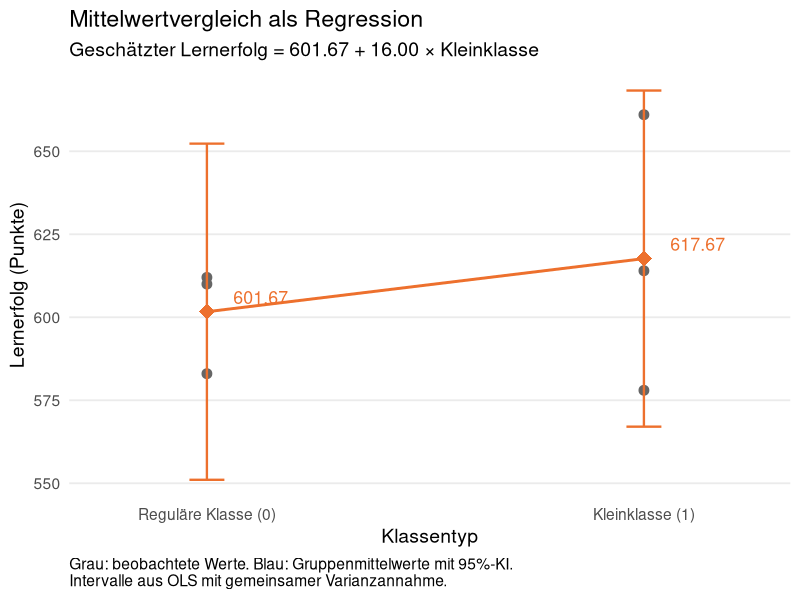
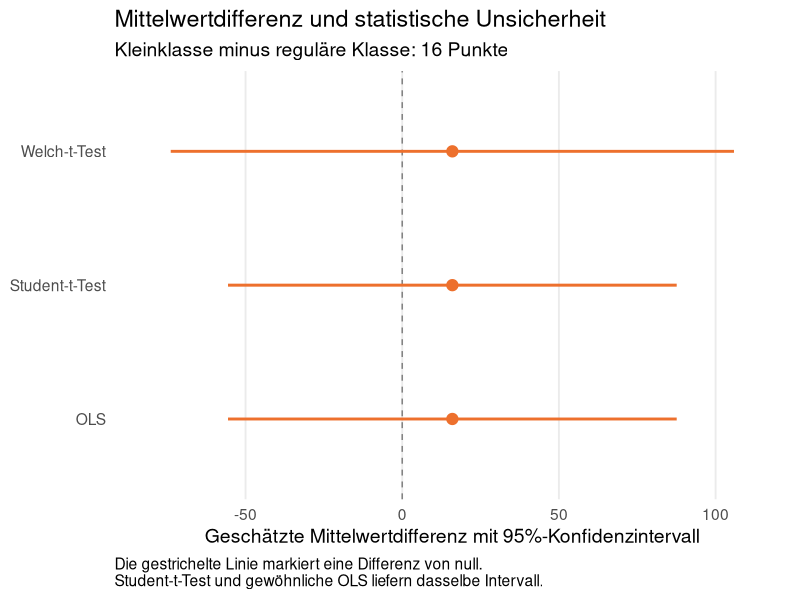

Reproduce these figures in R, in order.
# Title: Sitzung 10 - Kausalinferenz
# Author: Stefan Höller, stefan.hoeller@uni-mannheim.de
# Date: 10.11.2026

# 1. Daten eingeben --------------------------------------------------------

star <- data.frame(
  i = 1:6,
  Kleinklasse = c(1, 0, 0, 1, 1, 0),
  Lernerfolg = c(578, 612, 583, 661, 614, 610),
  Y1 = c(578, NA, NA, 661, 614, NA),
  Y0 = c(NA, 612, 583, NA, NA, 610)
)

# Kleinklasse: 1 = Kleinklasse, 0 = reguläre Klasse
# Y1: potenzieller Lernerfolg bei Zuweisung zur Kleinklasse
# Y0: potenzieller Lernerfolg bei Zuweisung zur regulären Klasse

star


# 2. Mittelwerte vergleichen ----------------------------------------------

# Beobachtete Ergebnisse nach Gruppe
klein <- star$Y1
regulaer <- star$Y0

mean(klein, na.rm = TRUE)         # 617.67
mean(regulaer, na.rm = TRUE)      # 601.67

# Difference-in-Means: Kleinklasse minus reguläre Klasse
differenz <- mean(klein, na.rm = TRUE) - mean(regulaer, na.rm = TRUE)  
differenz                         # 16 Punkte

# Übersicht nach Gruppe
aggregate(Lernerfolg ~ Kleinklasse, data = star, FUN = mean)


# 3. t-Test für unabhängige Gruppen ----------------------------------------

# H0: Die Mittelwerte beider Gruppen sind gleich.
# H1: Die Mittelwerte unterscheiden sich.
#
# Reihenfolge x, y: Kleinklasse minus reguläre Klasse.
# Welch-Test: keine Annahme gleicher Gruppenvarianzen.

test_welch <- t.test(
  x = klein,
  y = regulaer,
  alternative = "two.sided",
  conf.level = 0.95
)

test_welch

test_welch$statistic              # t-Wert = 0.621 Standard Errors
test_welch$parameter              # Degrees of Freedom
test_welch$p.value                # p-Wert
test_welch$conf.int               # 95%-KI der Mittelwertdifferenz


# 4. Mittelwertvergleich als lineare Regression ----------------------------

# Lernerfolg_i = alpha + beta * Kleinklasse_i + Fehler_i

modell <- lm(Lernerfolg ~ Kleinklasse, data = star)

summary(modell)
confint(modell)

# Intercept: Mittelwert der regulären Klasse
coef(modell)["(Intercept)"]       # 601.67

# Treatmentkoeffizient: Mittelwertdifferenz
coef(modell)["Kleinklasse"]       # 16

# Vorhergesagte Gruppenmittelwerte
predict(
  modell,
  newdata = data.frame(Kleinklasse = c(0, 1))
)                                # 601.67 und 617.67


# 5. Gleichheit der Punktschätzer überprüfen -------------------------------

c(
  Mittelwertdifferenz = differenz,
  Regressionskoeffizient = unname(coef(modell)["Kleinklasse"])
)


# 6. Welcher t-Test entspricht der gewöhnlichen OLS-Inferenz? ---------------

# Der klassische t-Test unter Annahme gleicher Gruppenvarianzen
# entspricht hier dem Test des Treatmentkoeffizienten in summary(modell).

test_student <- t.test(
  x = klein,
  y = regulaer,
  var.equal = TRUE
)

rbind(
  Student_t_Test = c(
    t = unname(test_student$statistic),
    df = unname(test_student$parameter),
    p = test_student$p.value
  ),
  OLS_Regression = c(
    t = coef(summary(modell))["Kleinklasse", "t value"],
    df = df.residual(modell),
    p = coef(summary(modell))["Kleinklasse", "Pr(>|t|)"]
  )
)

# 7. Konfidenzintervalle und Ergebnistabellen -------------------------------

library(ggplot2)

# A. Gruppenmittelwerte und ihre modellbasierten 95%-Konfidenzintervalle
# interval = "confidence": Unsicherheit des geschätzten Mittelwerts,
# nicht die Streuung einzelner Schülerinnen und Schüler.

vorhersagen <- data.frame(Kleinklasse = c(0, 1))

ki_mittelwerte <- predict(
  modell,
  newdata = vorhersagen,
  interval = "confidence",
  level = 0.95
)

ki_mittelwerte

vorhersagen$Mittelwert <- ki_mittelwerte[, "fit"]
vorhersagen$KI_unten   <- ki_mittelwerte[, "lwr"]
vorhersagen$KI_oben    <- ki_mittelwerte[, "upr"]

tabelle_gruppen <- data.frame(
  Gruppe = c("Reguläre Klasse", "Kleinklasse"),
  n = c(sum(!is.na(regulaer)), sum(!is.na(klein))),
  Mittelwert = vorhersagen$Mittelwert,
  KI_unten = vorhersagen$KI_unten,
  KI_oben = vorhersagen$KI_oben
)

tabelle_gruppen

# B. Geschätzte Differenz und ihre Unsicherheit
# Alle Verfahren betrachten Kleinklasse minus reguläre Klasse.

ols <- coef(summary(modell))["Kleinklasse", ]
ols_ki <- confint(modell, "Kleinklasse", level = 0.95)

ols
ols_ki # Konfidenzintervall für die ermittelte Mittelwertdifferenz von 16

tabelle_effekte <- data.frame(
  Methode = c("Welch-t-Test", "Student-t-Test", "OLS"),
  Differenz = c(
    differenz,
    differenz,
    unname(coef(modell)["Kleinklasse"])
  ),
  SE = c(
    unname(test_welch$stderr),
    unname(test_student$stderr),
    unname(ols["Std. Error"])
  ),
  df = c(
    unname(test_welch$parameter),
    unname(test_student$parameter),
    df.residual(modell)
  ),
  t = c(
    unname(test_welch$statistic),
    unname(test_student$statistic),
    unname(ols["t value"])
  ),
  p = c(
    test_welch$p.value,
    test_student$p.value,
    unname(ols["Pr(>|t|)"])
  ),
  KI_unten = c(
    test_welch$conf.int[1],
    test_student$conf.int[1],
    ols_ki[1, 1]
  ),
  KI_oben = c(
    test_welch$conf.int[2],
    test_student$conf.int[2],
    ols_ki[1, 2]
  )
)

tabelle_effekte$Null_im_KI <- with(
  tabelle_effekte,
  KI_unten <= 0 & KI_oben >= 0
)

# Tabellen für die Ausgabe runden.
# Die ursprünglichen Werte bleiben für die Plots erhalten.

runde_tabelle <- function(daten, stellen = 2) {
  numerisch <- vapply(daten, is.numeric, logical(1))
  daten[numerisch] <- lapply(daten[numerisch], round, digits = stellen)
  daten
}

runde_tabelle(tabelle_gruppen)
runde_tabelle(tabelle_effekte, stellen = 3)


# 8. Regressionsplot mit 95%-Konfidenzintervallen ---------------------------

plot_regression <- ggplot() +
  geom_point(
    data = star,
    aes(x = Kleinklasse, y = Lernerfolg),
    size = 3,
    color = "grey40"
  ) +
  geom_errorbar(
    data = vorhersagen,
    aes(x = Kleinklasse, ymin = KI_unten, ymax = KI_oben),
    width = 0.08,
    linewidth = 0.8,
    color = "#ED702D"
  ) +
  geom_line(
    data = vorhersagen,
    aes(x = Kleinklasse, y = Mittelwert),
    linewidth = 1,
    color = "#ED702D"
  ) +
  geom_point(
    data = vorhersagen,
    aes(x = Kleinklasse, y = Mittelwert),
    shape = 18,
    size = 5,
    color = "#ED702D"
  ) +
  geom_text(
    data = vorhersagen,
    aes(
      x = Kleinklasse,
      y = Mittelwert,
      label = sprintf("%.2f", Mittelwert)
    ),
    nudge_x = 0.06,
    hjust = 0,
    vjust = -0.6,
    color = "#ED702D",
    size = 4.5
  ) +
  scale_x_continuous(
    breaks = c(0, 1),
    labels = c("Reguläre Klasse (0)", "Kleinklasse (1)"),
    expand = expansion(mult = 0.25)
  ) +
  labs(
    title = "Mittelwertvergleich als Regression",
    subtitle = sprintf(
      "Geschätzter Lernerfolg = %.2f + %.2f × Kleinklasse",
      coef(modell)[1], coef(modell)[2]
    ),
    x = "Klassentyp",
    y = "Lernerfolg (Punkte)",
    caption = paste(
      "Grau: beobachtete Werte. Blau: Gruppenmittelwerte mit 95%-KI.",
      "Intervalle aus OLS mit gemeinsamer Varianzannahme.",
      sep = "\n"
    )
  ) +
  theme_minimal(base_size = 14) +
  theme(
    panel.grid.minor = element_blank(),
    panel.grid.major.x = element_blank(),
    plot.caption = element_text(hjust = 0)
  )

plot_regression


# 9. Konfidenzintervalle der Mittelwertdifferenz ----------------------------

# Reihenfolge von oben nach unten im Plot
tabelle_effekte$Methode <- factor(
  tabelle_effekte$Methode,
  levels = c("OLS", "Student-t-Test", "Welch-t-Test")
)

plot_differenz <- ggplot(
  tabelle_effekte,
  aes(y = Methode)
) +
  # Nullhypothese: kein Mittelwertunterschied
  geom_vline(
    xintercept = 0,
    linetype = "dashed",
    color = "grey50"
  ) +
  # Horizontale Konfidenzintervalle
  geom_segment(
    aes(
      x = KI_unten,
      xend = KI_oben,
      yend = Methode
    ),
    linewidth = 1,
    color = "#ED702D"
  ) +
  geom_point(
    aes(x = Differenz),
    size = 3.5,
    color = "#ED702D"
  ) +
  scale_x_continuous(
    expand = expansion(mult = 0.1)
  ) +
  labs(
    title = "Mittelwertdifferenz und statistische Unsicherheit",
    subtitle = "Kleinklasse minus reguläre Klasse: 16 Punkte",
    x = "Geschätzte Mittelwertdifferenz mit 95%-Konfidenzintervall",
    y = NULL,
    caption = paste(
      "Die gestrichelte Linie markiert eine Differenz von null.",
      "Student-t-Test und gewöhnliche OLS liefern dasselbe Intervall.",
      sep = "\n"
    )
  ) +
  theme_minimal(base_size = 14) +
  theme(
    panel.grid.minor = element_blank(),
    panel.grid.major.y = element_blank(),
    plot.caption = element_text(hjust = 0)
  )

plot_differenz
